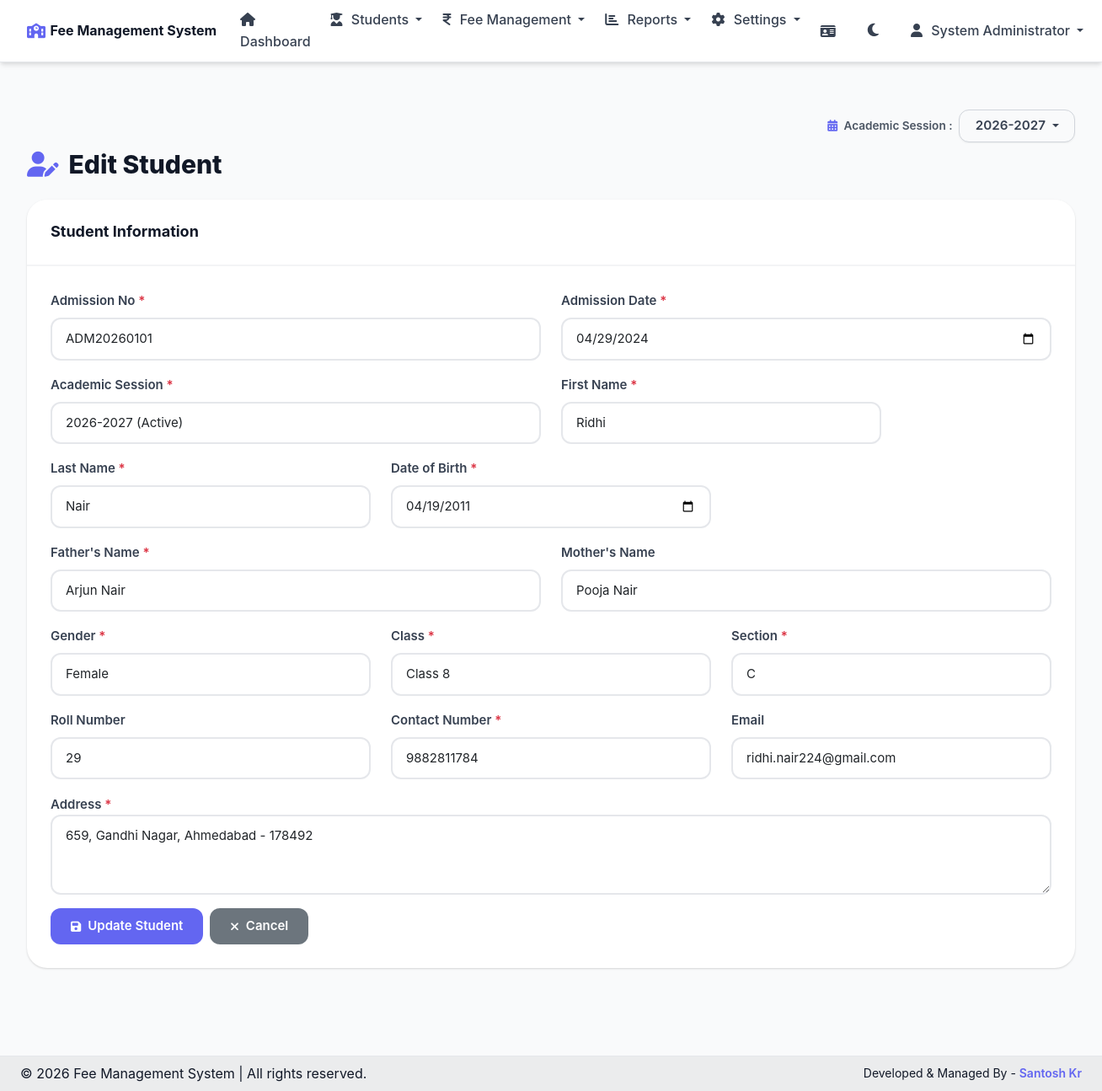
The page /modules/student/edit_student.php?id=2 (signed in) on the database its author committed.
### tables this page shows
CREATE TABLE academic_sessions (
    session_id INT AUTO_INCREMENT PRIMARY KEY,
    session_name VARCHAR(20) NOT NULL UNIQUE,
    start_date DATE NOT NULL,
    end_date DATE NOT NULL,
    is_active TINYINT(1) DEFAULT 0,
    created_at TIMESTAMP DEFAULT CURRENT_TIMESTAMP
);

CREATE TABLE students (
    student_id INT PRIMARY KEY AUTO_INCREMENT,
    admission_no VARCHAR(20) UNIQUE NOT NULL,
    first_name VARCHAR(50) NOT NULL,
    last_name VARCHAR(50) NOT NULL,
    father_name VARCHAR(100) NOT NULL,
    mother_name VARCHAR(100),
    date_of_birth DATE NOT NULL,
    gender ENUM('Male', 'Female', 'Other') NOT NULL,
    class_id INT NOT NULL,
    section_id INT NOT NULL,
    roll_number VARCHAR(20),
    contact_number VARCHAR(15) NOT NULL,
    email VARCHAR(100),
    address TEXT NOT NULL,
    admission_date DATE NOT NULL,
    academic_year VARCHAR(20) NOT NULL,
    status ENUM('active', 'inactive') DEFAULT 'active',
    created_at TIMESTAMP DEFAULT CURRENT_TIMESTAMP,
    updated_at TIMESTAMP DEFAULT CURRENT_TIMESTAMP ON UPDATE CURRENT_TIMESTAMP,
    FOREIGN KEY (class_id) REFERENCES classes(class_id),
    FOREIGN KEY (section_id) REFERENCES sections(section_id)
);

CREATE TABLE classes (
    class_id INT PRIMARY KEY AUTO_INCREMENT,
    class_name VARCHAR(50) NOT NULL,
    class_numeric INT NOT NULL,
    created_at TIMESTAMP DEFAULT CURRENT_TIMESTAMP,
    status ENUM('active', 'inactive') DEFAULT 'active'
);

CREATE TABLE sections (
    section_id INT PRIMARY KEY AUTO_INCREMENT,
    class_id INT NOT NULL,
    section_name VARCHAR(10) NOT NULL,
    created_at TIMESTAMP DEFAULT CURRENT_TIMESTAMP,
    status ENUM('active', 'inactive') DEFAULT 'active',
    FOREIGN KEY (class_id) REFERENCES classes(class_id) ON DELETE CASCADE,
    UNIQUE KEY unique_class_section (class_id, section_name)
);

### modules/student/edit_student.php (the view, shortened to what the rows shown need)
<?php
require_once '../../config/database.php';
require_once '../../includes/session.php';
$student_id = (int)($_GET['id'] ?? 0);
$db = getDB();
$allSessions = getAllSessions();
$student = $db->fetchOne(
    "SELECT * FROM students WHERE student_id = :id",
    ['id' => $student_id]
);
$classes = $db->fetchAll("SELECT * FROM classes WHERE status = 'active' ORDER BY class_numeric");
$sections = $db->fetchAll(
    "SELECT * FROM sections WHERE class_id = :class_id AND status = 'active' ORDER BY section_name",
    ['class_id' => $student['class_id']]
);
require_once '../../includes/header.php';
?>
<div class="row">
    <div class="col-12">
        <h2 class="mb-4">
            <i class="fas fa-user-edit"></i> Edit Student
        </h2>
    </div>
</div>
<div class="row">
    <div class="col-12">
        <div class="card card-custom">
            <div class="card-body">
                <form method="POST" action="">
                    <div class="row">
                        <div class="col-md-6 mb-3">
                            <label class="form-label-custom">Admission No <span class="text-danger">*</span></label>
                            <input type="text" name="admission_no" class="form-control form-control-custom"
                                   value="<?php echo htmlspecialchars($student['admission_no']); ?>" required>
                        </div>
                        <div class="col-md-6 mb-3">
                            <label class="form-label-custom">Admission Date <span class="text-danger">*</span></label>
                            <input type="date" name="admission_date" class="form-control form-control-custom"
                                   value="<?php echo $student['admission_date']; ?>" required>
                        </div>
                        <div class="col-md-6 mb-3">
                            <label class="form-label-custom">Academic Session <span class="text-danger">*</span></label>
                            <select name="academic_year" class="form-control form-control-custom" required>
                                <?php foreach($allSessions as $sess): ?>
                                <option value="<?php echo htmlspecialchars($sess['session_name']); ?>"
                                    <?php echo (($student['academic_year'] ?? '') === $sess['session_name']) ? 'selected' : ''; ?>>
                                    <?php echo htmlspecialchars($sess['session_name']); ?>
                                    <?php if ($sess['is_active']): ?>(Active)<?php endif; ?>
                                </option>
                                <?php endforeach; ?>
                            </select>
                        </div>
                        <div class="col-md-4 mb-3">
                            <label class="form-label-custom">First Name <span class="text-danger">*</span></label>
                            <input type="text" name="first_name" class="form-control form-control-custom"
                                   value="<?php echo htmlspecialchars($student['first_name']); ?>" required>
                        </div>
                        <div class="col-md-4 mb-3">
                            <label class="form-label-custom">Last Name <span class="text-danger">*</span></label>
                            <input type="text" name="last_name" class="form-control form-control-custom"
                                   value="<?php echo htmlspecialchars($student['last_name']); ?>" required>
                        </div>
                        <div class="col-md-4 mb-3">
                            <label class="form-label-custom">Date of Birth <span class="text-danger">*</span></label>
                            <input type="date" name="date_of_birth" class="form-control form-control-custom"
                                   value="<?php echo $student['date_of_birth']; ?>" required>
                        </div>
                        <div class="col-md-6 mb-3">
                            <label class="form-label-custom">Father's Name <span class="text-danger">*</span></label>
                            <input type="text" name="father_name" class="form-control form-control-custom"
                                   value="<?php echo htmlspecialchars($student['father_name']); ?>" required>
                        </div>
                        <div class="col-md-6 mb-3">
                            <label class="form-label-custom">Mother's Name</label>
                            <input type="text" name="mother_name" class="form-control form-control-custom"
                                   value="<?php echo htmlspecialchars($student['mother_name'] ?? ''); ?>">
                        </div>
                        <div class="col-md-4 mb-3">
                            <label class="form-label-custom">Gender <span class="text-danger">*</span></label>
                            <select name="gender" class="form-control form-control-custom" required>
                                <option value="Female" <?php echo ($student['gender'] == 'Female') ? 'selected' : ''; ?>>Female</option>
                            </select>
                        </div>
                        <div class="col-md-4 mb-3">
                            <label class="form-label-custom">Class <span class="text-danger">*</span></label>
                            <select name="class_id" id="class_id" class="form-control form-control-custom" required>
                                <?php foreach($classes as $class): ?>
                                <option value="<?php echo $class['class_id']; ?>"
                                    <?php echo ($student['class_id'] == $class['class_id']) ? 'selected' : ''; ?>>
                                    <?php echo htmlspecialchars($class['class_name']); ?>
                                </option>
                                <?php endforeach; ?>
                            </select>
                        </div>
                        <div class="col-md-4 mb-3">
                            <label class="form-label-custom">Section <span class="text-danger">*</span></label>
                            <select name="section_id" id="section_id" class="form-control form-control-custom" required>
                                <?php foreach($sections as $section): ?>
                                <option value="<?php echo $section['section_id']; ?>"
                                    <?php echo ($student['section_id'] == $section['section_id']) ? 'selected' : ''; ?>>
                                    <?php echo htmlspecialchars($section['section_name']); ?>
                                </option>
                                <?php endforeach; ?>
                            </select>
                        </div>
                        <div class="col-md-4 mb-3">
                            <label class="form-label-custom">Roll Number</label>
                            <input type="text" name="roll_number" class="form-control form-control-custom"
                                   value="<?php echo htmlspecialchars($student['roll_number'] ?? ''); ?>">
                        </div>
                        <div class="col-md-4 mb-3">
                            <label class="form-label-custom">Contact Number <span class="text-danger">*</span></label>
                            <input type="text" name="contact_number" class="form-control form-control-custom"
                                   value="<?php echo htmlspecialchars($student['contact_number']); ?>" maxlength="15" required>
                        </div>
                        <div class="col-md-4 mb-3">
                            <label class="form-label-custom">Email</label>
                            <input type="email" name="email" class="form-control form-control-custom"
                                   value="<?php echo htmlspecialchars($student['email'] ?? ''); ?>">
                        </div>
                        <div class="col-md-12 mb-3">
                            <label class="form-label-custom">Address <span class="text-danger">*</span></label>
                            <textarea name="address" class="form-control form-control-custom" rows="3" required><?php echo htmlspecialchars($student['address']); ?></textarea>
                        </div>
                    </div>
                </form>
            </div>
        </div>
    </div>
</div>
<?php require_once '../../includes/footer.php'; ?>

### includes/header.php (shortened to what the rows shown need)
<!DOCTYPE html>
<html lang="en" data-theme="light">
<head>
    <link href="https://cdn.jsdelivr.net/npm/bootstrap@5.3.0/dist/css/bootstrap.min.css" rel="stylesheet">
    <link href="https://cdnjs.cloudflare.com/ajax/libs/font-awesome/6.4.0/css/all.min.css" rel="stylesheet">
    <link href="/assets/css/style.css" rel="stylesheet">
</head>
<body>
    <div class="<?php echo (isLoggedIn() && basename($_SERVER['PHP_SELF']) != 'login.php') ? 'container-fluid mt-4' : ''; ?>">
        <?php if(isLoggedIn() && basename($_SERVER['PHP_SELF']) != 'login.php'): ?>
        <?php
        $headerSelectedSession = getSelectedSession();
        ?>
        <div class="session-selector-wrapper">
            <span class="session-label"><i class="fas fa-calendar-alt"></i> Academic Session :</span>
            <div class="dropdown">
                <button class="btn dropdown-toggle session-selector-btn" type="button" id="sessionDropdown" data-bs-toggle="dropdown">
                    <?php echo htmlspecialchars($headerSelectedSession); ?>
                </button>
            </div>
        </div>
        <?php endif; ?>

### rows shown on the page
academic_sessions: session_name "2026-2027"
students: admission_no "ADM20260101", admission_date "04/29/2024", academic_year "2026-2027 (Active)", first_name "Ridhi", last_name "Nair", date_of_birth "04/19/2011", father_name "Arjun Nair", mother_name "Pooja Nair", gender "Female", class_id "Class 8", section_id "C", roll_number "29", contact_number "9882811784", email "ridhi.nair224@gmail.com", address "659, Gandhi Nagar, Ahmedabad - 178492"

### other values the page prints
$siteSettings['school_name'] "Fee Management System"
getAdminName() "System Administrator"
